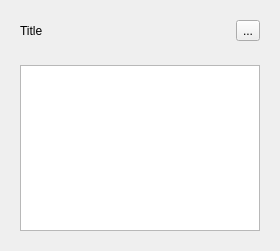
<?xml version="1.0" encoding="UTF-8"?>
<ui version="4.0">
 <class>UI::TableInputAccordion</class>
 <widget class="QWidget" name="UI::TableInputAccordion">
  <property name="geometry">
   <rect>
    <x>0</x>
    <y>0</y>
    <width>280</width>
    <height>251</height>
   </rect>
  </property>
  <property name="windowTitle">
   <string>TableInputAccordion</string>
  </property>
  <layout class="QVBoxLayout" name="verticalLayout">
   <item>
    <widget class="QWidget" name="accordionTitle" native="true">
     <layout class="QHBoxLayout" name="titleLayout">
      <item>
       <widget class="QLabel" name="title">
        <property name="text">
         <string>Title</string>
        </property>
       </widget>
      </item>
      <item>
       <spacer name="horizontalSpacer">
        <property name="orientation">
         <enum>Qt::Horizontal</enum>
        </property>
        <property name="sizeHint" stdset="0">
         <size>
          <width>40</width>
          <height>20</height>
         </size>
        </property>
       </spacer>
      </item>
      <item>
       <widget class="QToolButton" name="addButton">
        <property name="text">
         <string>...</string>
        </property>
        <property name="icon">
         <iconset resource="../resources/resources.qrc">
          <normaloff>:/add.png</normaloff>:/add.png</iconset>
        </property>
       </widget>
      </item>
     </layout>
    </widget>
   </item>
   <item>
    <widget class="QWidget" name="accordionContent" native="true">
     <layout class="QVBoxLayout" name="contentLayout">
      <item>
       <widget class="QTableWidget" name="table"/>
      </item>
     </layout>
    </widget>
   </item>
  </layout>
 </widget>
 <resources>
  <include location="../resources/resources.qrc"/>
 </resources>
 <connections/>
</ui>
